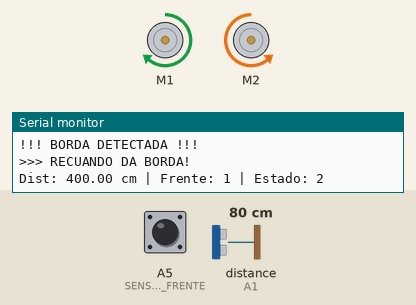
Recording of a sketch running on a simulated Arduino Uno, built with avr-gcc and run on an emulated ATmega328P. Shown: 2 × DC motor (green arrow = forward, orange = backward, longer = faster), the last lines printed to the serial monitor. Inputs (shaded band) come from the test bench; at power-on: A5 (SENSOR_FRENTE) HIGH, distance to the obstacle (sensor on A1) 80 cm. The echo pulse lasts 58.3 µs per cm.

Above: at 2.2 s.
2.3 s: A5 (SENSOR_FRENTE) driven LOW
At 4.61 s:
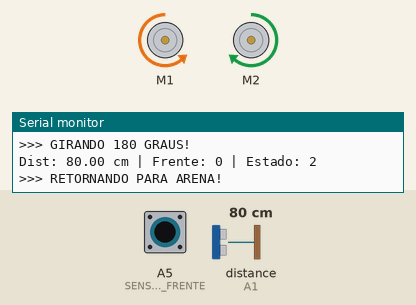
5.3 s: distance to the obstacle (sensor on A1) set to 63 cm
At 8.1 s:
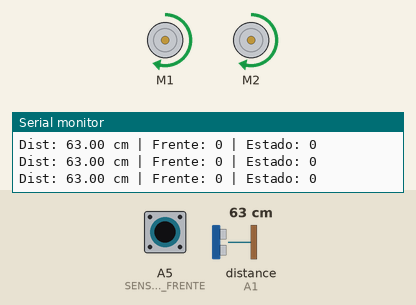
8.3 s: distance to the obstacle (sensor on A1) set to 58 cm
At 8.8 s:
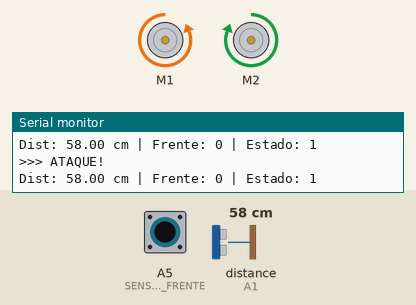
9.8 s: A5 (SENSOR_FRENTE) driven HIGH
At 10.78 s:
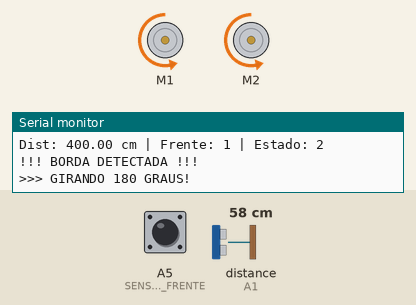
12.8 s: A5 (SENSOR_FRENTE) pulsed LOW 2 times (0.12 s each, 0.3 s apart)
16.4 s: A5 (SENSOR_FRENTE) pulsed LOW 5 times (0.12 s each, 0.3 s apart)
Timing chart, 0 to 21.9 s (numbered marks = the images above; inputs shaded):
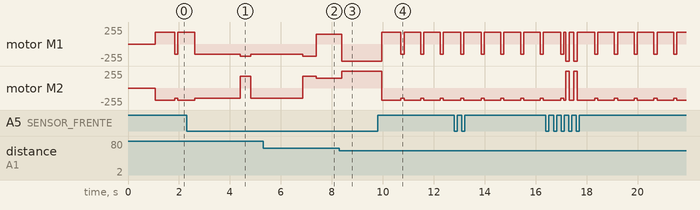

Measured:
- the behaviour switches between 61 and 60 cm on distance to the obstacle (sensor on A1) (found by bisection; images 2 and 3)
- after the input at 8.3 s, motor M1: forward 150/255 → backward 255/255 after 0.09 s; motor M2: forward 150/255 → forward 255/255 after 0.09 s
- after the input at 9.8 s, motor M1: alternates forward 180/255 for 0.66 s and backward 150/255 for 0.12 s, starting after 0.16 s; motor M2: alternates backward 180/255 for 0.66 s and backward 150/255 for 0.12 s, starting after 0.16 s

The sketch:

teste_eva.ino
```cpp
#include <AFMotor.h>
#include <Ultrasonic.h>

// ------------------ PINOS ------------------
#define TRIGGER A0
#define ECHO    A1
#define SENSOR_FRENTE A5  // Único sensor infravermelho

// ------------------ VELOCIDADES ------------------
#define VEL_BUSCA   180
#define VEL_ATAQUE  255
#define VEL_MANOBRA 180
#define VEL_GIRO    150  // Aumentado para compensar apenas 2 motores

// ------------------ TEMPOS ------------------
#define TEMPO_GIRO    300
#define TEMPO_GIRO_180  1800  // Ajustado para 2 motores
#define TEMPO_RECUO   700
#define TEMPO_AVANCO  700
#define DEBOUNCE_TEMPO 50
#define TEMPO_PAUSA_ULTRA 200

// ------------------ OBJETOS ------------------
AF_DCMotor motorEsquerdo(1);  // M1 - Motor esquerdo (INVERTIDO)
AF_DCMotor motorDireito(2);   // M2 - Motor direito
Ultrasonic ultrasonic(TRIGGER, ECHO);

// ------------------ VARIÁVEIS ------------------
unsigned long ultimoTempo = 0;
unsigned long pausaUltrassomAte = 0;
unsigned long ultimoDebounceFrente = 0;

int ultimoSensorFrente = LOW;

bool sentidoGiro = true;  // alterna direção de busca (true=direita, false=esquerda)
int contadorAtaquesFrontais = 0;

enum Estado {
  PROCURANDO,
  ATACANDO,
  RECUANDO,
  AVANCANDO,
  PARADO
};
Estado estadoAtual = PROCURANDO;

// ------------------ SETUP ------------------
void setup() {
  Serial.begin(9600);
  Serial.println("=== Robô Sumô 2 Motores - Arena Branca ===");

  motorEsquerdo.setSpeed(VEL_BUSCA);
  motorDireito.setSpeed(VEL_BUSCA);

  pinMode(TRIGGER, OUTPUT);
  pinMode(ECHO, INPUT);
  pinMode(SENSOR_FRENTE, INPUT_PULLUP);

  Serial.println("Inicializado!");
  delay(1000);
}

// ------------------ LOOP PRINCIPAL ------------------
void loop() {
  int sFrente = lerSensorLinhaDigital(SENSOR_FRENTE, ultimoSensorFrente, ultimoDebounceFrente);

  float dist;

  // Pausa ultrassom ao detectar borda
  if (sFrente == HIGH) {
    pausaUltrassomAte = millis() + TEMPO_PAUSA_ULTRA;
    dist = 400;
  }
  else if (millis() < pausaUltrassomAte) {
    dist = 400;
  }
  else {
    dist = ultrasonic.read();
    if (dist <= 0 || dist > 400) {
      dist = readUltrasonicCM(TRIGGER, ECHO);
    }
    if (dist <= 0 || dist > 400) dist = 400;
  }

  Serial.print("Dist: "); Serial.print(dist);
  Serial.print(" cm | Frente: "); Serial.print(sFrente);
  Serial.print(" | Estado: "); Serial.println(estadoAtual);

  // PRIORIDADE MÁXIMA: sensor de linha (borda preta)
  if (sFrente == HIGH) {
    Serial.println("!!! BORDA DETECTADA !!!");
    mudarEstado(RECUANDO);
    executarEstado(dist, sFrente);
    return;
  }

  // Detecção do oponente
  if (dist <= 60 && dist > 0) {
    if (estadoAtual != ATACANDO) {
      mudarEstado(ATACANDO);
    }
  }
  else if (estadoAtual != RECUANDO && estadoAtual != AVANCANDO) {
    mudarEstado(PROCURANDO);
  }

  executarEstado(dist, sFrente);
}

// ------------------ LEITURA SENSOR LINHA DIGITAL COM DEBOUNCE ------------------
int lerSensorLinhaDigital(int pino, int &ultimoEstado, unsigned long &ultimoDebounce) {
  int leituraAtual = digitalRead(pino);

  if (leituraAtual != ultimoEstado) {
    if (millis() - ultimoDebounce > DEBOUNCE_TEMPO) {
      ultimoEstado = leituraAtual;
      ultimoDebounce = millis();
      Serial.print("Sensor "); Serial.print(pino);
      Serial.print(" mudou para "); Serial.println(ultimoEstado);
    }
  }
  return ultimoEstado;
}

// ------------------ CONTROLE DE ESTADOS ------------------
void mudarEstado(Estado novo) {
  if (estadoAtual != novo) {
    estadoAtual = novo;
    ultimoTempo = millis();
    Serial.print("Mudando estado para: "); Serial.println(estadoAtual);
  }
}

void executarEstado(float dist, int sf) {
  switch (estadoAtual) {
    case PROCURANDO: procura(); break;
    case ATACANDO: ataque(dist, sf); break;
    case RECUANDO: recuar(sf); break;
    case AVANCANDO: avancar(sf); break;
    case PARADO: parada(); break;
  }
}

// ------------------ MOVIMENTOS BÁSICOS ------------------
// ATENÇÃO: M1 está invertido (FORWARD vai para trás, BACKWARD vai para frente)

void frente(int vel = VEL_BUSCA) {
  motorEsquerdo.setSpeed(vel);
  motorDireito.setSpeed(vel);
  motorEsquerdo.run(BACKWARD);  // INVERTIDO: usa BACKWARD para ir frente
  motorDireito.run(FORWARD);
}

void tras(int vel = VEL_MANOBRA) {
  motorEsquerdo.setSpeed(vel);
  motorDireito.setSpeed(vel);
  motorEsquerdo.run(FORWARD);   // INVERTIDO: usa FORWARD para ir trás
  motorDireito.run(BACKWARD);
}

void esquerda(int vel = VEL_GIRO) {
  motorEsquerdo.setSpeed(vel);
  motorDireito.setSpeed(vel);
  motorEsquerdo.run(FORWARD);   // INVERTIDO: gira no próprio eixo
  motorDireito.run(FORWARD);
}

void direita(int vel = VEL_GIRO) {
  motorEsquerdo.setSpeed(vel);
  motorDireito.setSpeed(vel);
  motorEsquerdo.run(BACKWARD);  // INVERTIDO: gira no próprio eixo
  motorDireito.run(BACKWARD);
}

void parada() {
  motorEsquerdo.run(RELEASE);
  motorDireito.run(RELEASE);
}

// ------------------ AÇÕES ESTRATÉGICAS ------------------

void procura() {
  // Gira alternando direções para cobrir área
  unsigned long tempoDecorrido = millis() - ultimoTempo;

  if (tempoDecorrido < 2000) {
    // Gira em uma direção por 2 segundos
    if (sentidoGiro) {
      direita(VEL_GIRO);
    } else {
      esquerda(VEL_GIRO);
    }
  } else if (tempoDecorrido < 2500) {
    // Pequeno avanço
    frente(VEL_BUSCA);
  } else {
    // Reinicia ciclo alternando direção
    sentidoGiro = !sentidoGiro;
    ultimoTempo = millis();
  }
}

void ataque(float dist, int sensorFrente) {
  if (dist <= 60 && dist > 0 && sensorFrente == LOW) {
    Serial.println(">>> ATAQUE!");
    frente(VEL_ATAQUE);
  } else {
    mudarEstado(PROCURANDO);
  }
}

void recuar(int sensorFrente) {
  if (millis() - ultimoTempo < TEMPO_RECUO) {
    // Fase 1: Recuar da borda
    Serial.println(">>> RECUANDO DA BORDA!");
    tras(VEL_MANOBRA);
  }
  else if (millis() - ultimoTempo < (TEMPO_RECUO + TEMPO_GIRO_180)) {
    // Fase 2: Girar 180 graus
    Serial.println(">>> GIRANDO 180 GRAUS!");
    direita(VEL_GIRO);

    // Verifica se detectou borda durante o giro
    if (sensorFrente == HIGH) {
      Serial.println(">>> BORDA DURANTE GIRO!");
      mudarEstado(RECUANDO);
      ultimoTempo = millis();  // Reinicia tempo
      return;
    }
  }
  else {
    // Fase 3: Avançar de volta para arena
    Serial.println(">>> RETORNANDO PARA ARENA!");
    frente(VEL_MANOBRA);
    delay(400);  // avança por 400ms
    mudarEstado(PROCURANDO);
  }
}

void avancar(int sensorFrente) {
  if (millis() - ultimoTempo < TEMPO_AVANCO) {
    Serial.println(">>> AVANCANDO!");
    frente(VEL_MANOBRA);
  }
  else {
    mudarEstado(PROCURANDO);
  }
}

// ------------------ LEITURA ULTRASSOM MANUAL (fallback) ------------------
long readUltrasonicCM(int triggerPin, int echoPin) {
  digitalWrite(triggerPin, LOW);
  delayMicroseconds(2);
  digitalWrite(triggerPin, HIGH);
  delayMicroseconds(10);
  digitalWrite(triggerPin, LOW);

  long duration = pulseIn(echoPin, HIGH, 30000);
  if (duration == 0) return 400;

  long cm = duration / 58;
  return cm;
}
```
